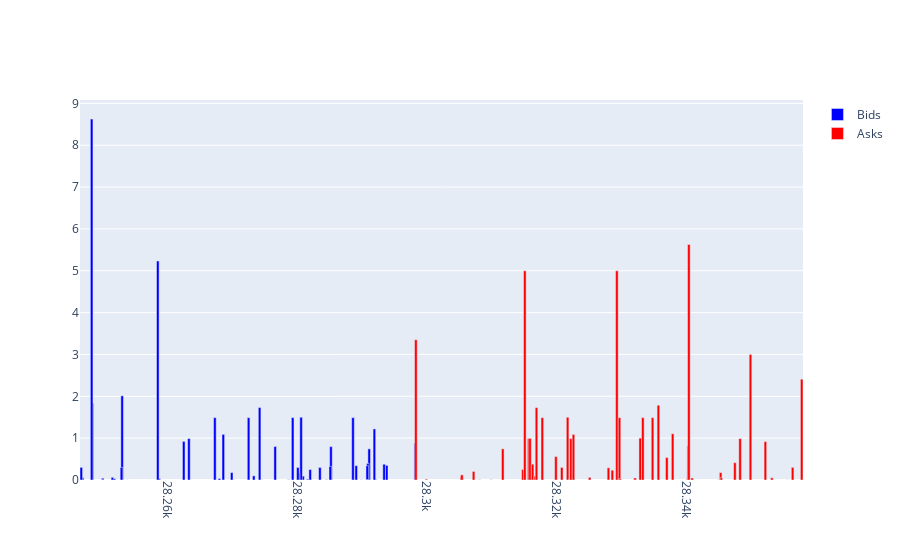

Write notebook code for a chart like this one.
### Code cell
fig = go.Figure(data=[
    go.Bar(name='Bids', x=ob_krak[list(ob_krak.keys())[0]]['bid'], y=df_krak['bid_size'], marker_color='blue', width = 0.4),
    go.Bar(name='Asks', x=df_krak['ask'], y=df_krak['ask_size'], marker_color='red', width = 0.4)
])
# Change the bar mode
fig.update_layout(barmode='group')
fig.update_xaxes(tickangle=90)
fig.show()
